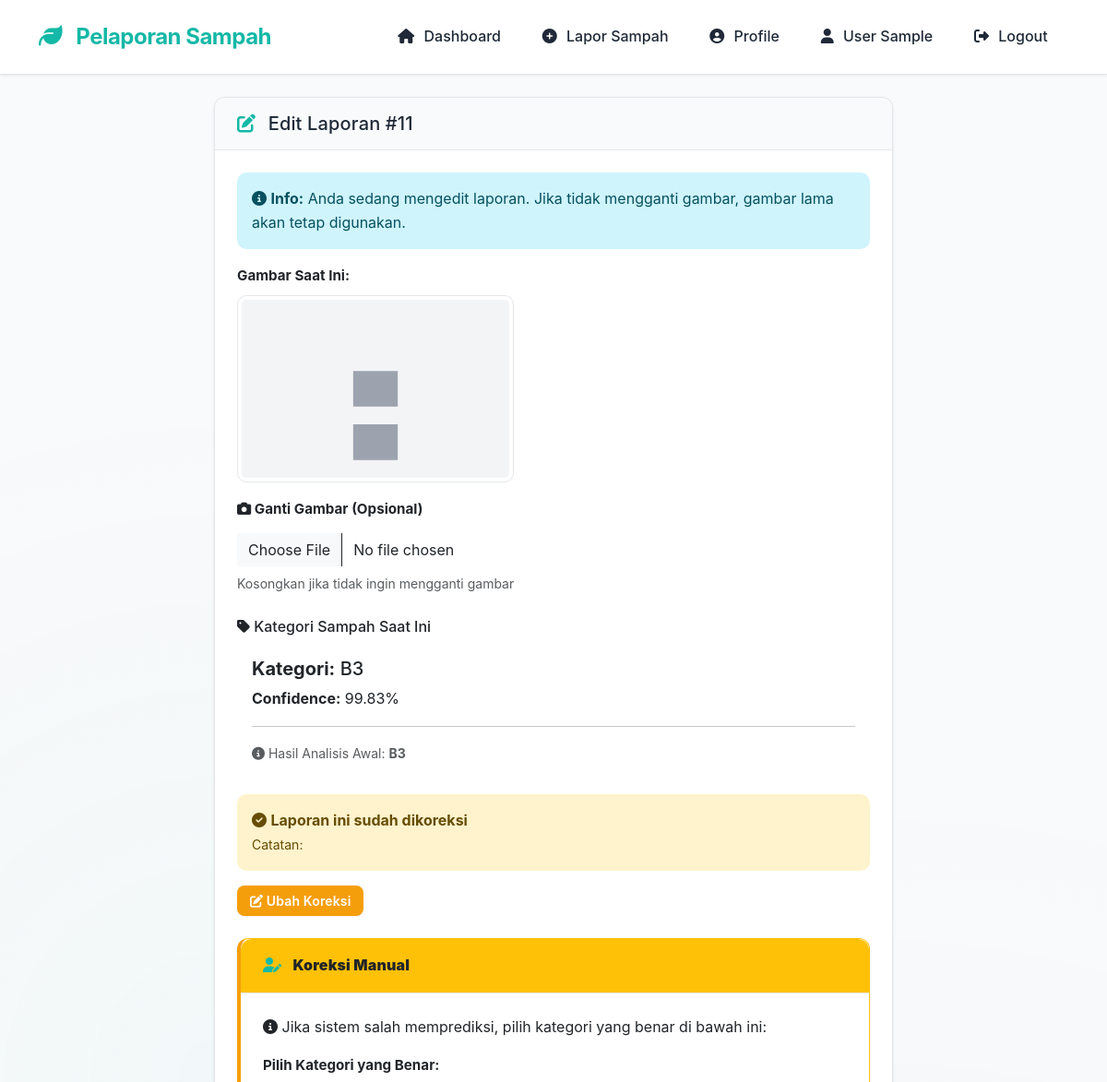
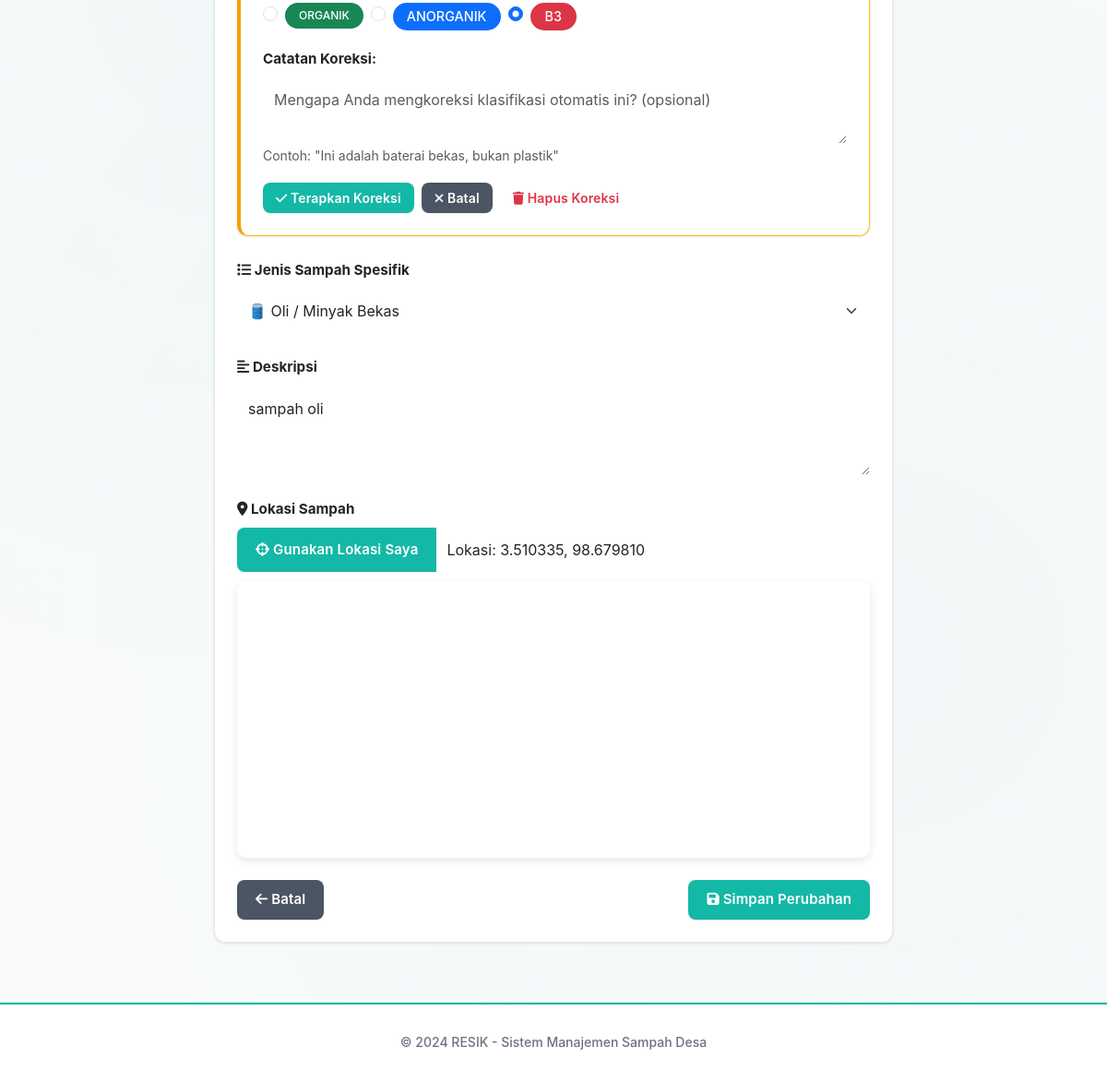
The app's page /user/edit.php?id=11 (signed in) with its own data (2 pictures, top to bottom).
### tables this page shows
CREATE TABLE IF NOT EXISTS `reports` (
  `id` int(11) NOT NULL AUTO_INCREMENT,
  `user_id` int(11) NOT NULL,
  `kategori` enum('organik','anorganik','b3') NOT NULL,
  `jenis_sampah` enum(
    'daun','makanan','kayu','buah_sayur','kotoran_hewan','tulang','kulit_telur','ampas_kopi','kotoran_dapur','kertas_tisu','serbuk_gergaji',
    'botol_plastik','kantong_plastik','gelas_plastik','sedotan_plastik','styrofoam','kemasan_plastik','ember_plastik','mainan_plastik','jerigen_plastik','plastik_lainnya','plastik',
    'kertas','koran','buku','karton','kertas_kantor','amplop','dus_bekas',
    'kaleng_minuman','kaleng_makanan','logam','kawat','paku','seng','foil_aluminium',
    'botol_kaca','pecahan_kaca','cermin','stoples_kaca','kaca',
    'kain','sepatu','tas','selimut','boneka','topi',
    'ban_bekas','sandal_karet','sarung_tangan','balon','pipa_pralon',
    'keramik','bata','karpet','kasur','furniture','gabus','lilin',
    'baterai','lampu','elektronik','hp_bekas','komputer','tv_bekas','kabel_elektronik','charger','aki',
    'oli','cat','obat','pestisida','semprot_serangga','tinta_printer','kaleng_aerosol','termometer',
    'masker','jarum_suntik','sarung_tangan_medis','perban',
    'tidak_diketahui','lainnya'
  ) DEFAULT NULL COMMENT 'Jenis sampah spesifik - 80+ kategori',
  `gambar` varchar(255) NOT NULL,
  `additional_images` text DEFAULT NULL COMMENT 'JSON array untuk gambar tambahan',
  `deskripsi` text DEFAULT NULL,
  `lokasi_latitude` decimal(10,8) NOT NULL,
  `lokasi_longitude` decimal(11,8) NOT NULL,
  `alamat_lokasi` text NOT NULL,
  `whatsapp_number` varchar(20) DEFAULT NULL COMMENT 'Nomor WhatsApp user untuk notifikasi',
  `confidence` decimal(5,2) DEFAULT NULL COMMENT 'Engine confidence score (0-100)',
  `engine_prediction` enum('organik','anorganik','b3') DEFAULT NULL,
  `is_corrected` tinyint(1) DEFAULT 0 COMMENT 'Apakah sudah dikoreksi manual oleh admin',
  `correction_note` text DEFAULT NULL COMMENT 'Catatan koreksi dari admin',
  `tags` varchar(500) DEFAULT NULL COMMENT 'Comma-separated tags untuk analitik',
  `status` enum('pending','diproses','selesai') DEFAULT 'pending',
  `created_at` timestamp NOT NULL DEFAULT current_timestamp(),
  PRIMARY KEY (`id`),
  KEY `user_id` (`user_id`),
  KEY `idx_status` (`status`),
  KEY `idx_kategori` (`kategori`),
  KEY `idx_created_at` (`created_at`),
  CONSTRAINT `reports_ibfk_1` FOREIGN KEY (`user_id`) REFERENCES `users` (`id`) ON DELETE CASCADE
);

### user/edit.php (the view, shortened to what the rows shown need)
<?php
require_once '../classes/Report.php';
$database = new Database();
$db = $database->getConnection();
$report = new Report($db);
$id = filter_input(INPUT_GET, 'id', FILTER_VALIDATE_INT);
$reportData = $report->getById($id);
?>
<!DOCTYPE html>
<html lang="id">
<head>
    <link href="https://cdn.jsdelivr.net/npm/bootstrap@5.3.0/dist/css/bootstrap.min.css" rel="stylesheet">
    <link rel="stylesheet" href="https://cdnjs.cloudflare.com/ajax/libs/font-awesome/6.4.0/css/all.min.css">
    <link rel="stylesheet" href="https://unpkg.com/leaflet@1.9.4/dist/leaflet.css" />
    <link rel="stylesheet" href="../assets/css/style.css">
    <link href="https://cdn.jsdelivr.net/npm/select2@4.1.0-rc.0/dist/css/select2.min.css" rel="stylesheet" />
    <link href="https://cdn.jsdelivr.net/npm/select2-bootstrap-5-theme@1.3.0/dist/select2-bootstrap-5-theme.min.css" rel="stylesheet" />
</head>
<body>
    <div class="container mt-4 mb-5">
        <div class="row justify-content-center">
            <div class="col-lg-8">
                <div class="card fade-in">
                    <div class="card-body">
                        <form method="POST" enctype="multipart/form-data" id="editForm">
                            <div class="mb-4" id="classificationResult">
                                <div class="alert alert-success">
                                    <h5><strong>Kategori:</strong> <span id="currentCategory"><?php echo strtoupper($reportData['kategori']); ?></span></h5>
                                    <p class="mb-0"><strong>Confidence:</strong> <?php echo $reportData['confidence']; ?>%</p>
                                    <?php if ($reportData['is_corrected']): ?>
                                        <hr>
                                        <small class="text-muted">
                                            <i class="fas fa-info-circle"></i> Hasil Analisis Awal: <strong><?php echo strtoupper($reportData['engine_prediction']); ?></strong>
                                        </small>
                                    <?php endif; ?>
                                </div>
                            </div>
                            <div class="mb-4" id="correctionSection" style="display: <?php echo $reportData['is_corrected'] ? 'block' : 'none'; ?>;">
                                <div class="card border-warning">
                                    <div class="card-body">
                                        <div class="mb-3">
                                            <div class="d-flex gap-2 flex-wrap">
                                                <div class="form-check">
                                                    <input class="form-check-input" type="radio" name="manual_kategori"
                                                           id="manualOrganik" value="organik"
                                                           <?php echo $reportData['kategori'] == 'organik' ? 'checked' : ''; ?>>
                                                    <label class="form-check-label" for="manualOrganik">
                                                        <span class="badge bg-success">ORGANIK</span>
                                                    </label>
                                                </div>
                                                <div class="form-check">
                                                    <input class="form-check-input" type="radio" name="manual_kategori"
                                                           id="manualAnorganik" value="anorganik"
                                                           <?php echo $reportData['kategori'] == 'anorganik' ? 'checked' : ''; ?>>
                                                    <label class="form-check-label" for="manualAnorganik">
                                                        <span class="badge bg-primary">ANORGANIK</span>
                                                    </label>
                                                </div>
                                                <div class="form-check">
                                                    <input class="form-check-input" type="radio" name="manual_kategori"
                                                           id="manualB3" value="b3"
                                                           <?php echo $reportData['kategori'] == 'b3' ? 'checked' : ''; ?>>
                                                    <label class="form-check-label" for="manualB3">
                                                        <span class="badge bg-danger">B3</span>
                                                    </label>
                                                </div>
                                            </div>
                                        </div>
                                    </div>
                                </div>
                            </div>
                            <div class="mb-4">
                                <label class="form-label fw-bold">
                                    <i class="fas fa-align-left"></i> Deskripsi
                                </label>
                                <textarea name="deskripsi" class="form-control" rows="3"
                                          placeholder="Deskripsikan kondisi sampah..."><?php echo htmlspecialchars($reportData['deskripsi']); ?></textarea>
                            </div>
                            <div class="mb-4">
                                <div class="input-group mb-2">
                                    <button type="button" class="btn btn-primary" id="getLocation">
                                        <i class="fas fa-crosshairs"></i> Gunakan Lokasi Saya
                                    </button>
                                    <input type="text" class="form-control" id="alamat_lokasi" name="alamat_lokasi"
                                           placeholder="Alamat lokasi..." required value="<?php echo htmlspecialchars($reportData['alamat_lokasi']); ?>">
                                </div>
                            </div>
                        </form>
                    </div>
                </div>
            </div>
        </div>
    </div>
</body>
</html>

### records on screen
reports: kategori "B3", confidence "99.83", engine_prediction "B3", kategori "☐ ORGANIK", kategori "☐ ANORGANIK", kategori "☑ B3", deskripsi "sampah oli", alamat_lokasi "Lokasi: 3.510335, 98.679810"

### other values on screen
$_SESSION['nama'] "User Sample"
$id "11"
form field jenis_sampah "🛢️ Oli / Minyak Bekas"
